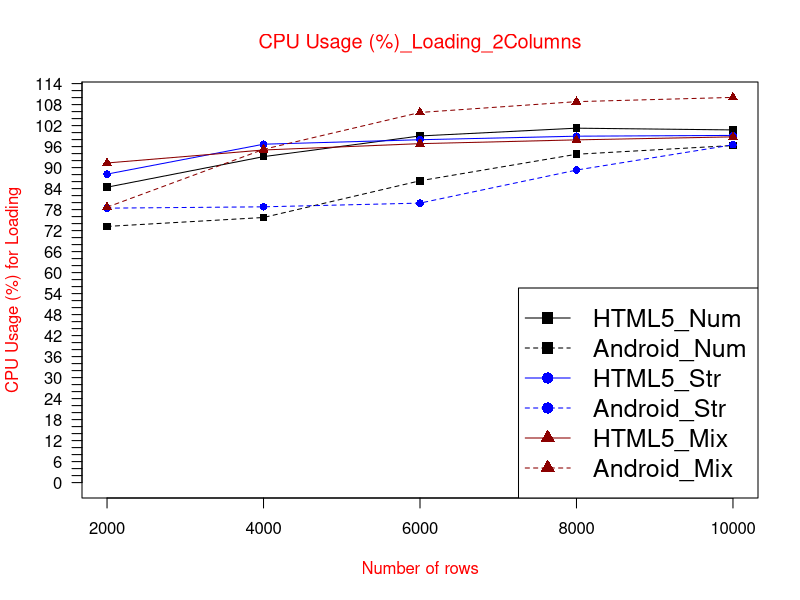

This figure's R source:
data <- read.table("CU(percent)loading2col.txt", header = TRUE)

max_y <- max(data)
plot_colors <- c("black", "blue", "red4")
png(filename="CU(percent)loading2col.png", height = 1000, width = 1450, bg = "white")
plot(data$HTML5_Num, type = "o", col = plot_colors[1], pch=15,  ylim=c(0,max_y), axes=FALSE, ann=FALSE)
axis(1, at=1:5, lab=c("2000", "4000", "6000", "8000", "10000"))
axis(2, las=1, at=2.0*0:max_y, cex.axis = 1)

box()
lines(data$Android_Num, type="o", pch=15, lty=2, col=plot_colors[1])
lines(data$HTML5_Str, type="o", pch=16, lty=1,  col=plot_colors[2])
lines(data$Android_Str, type="o", pch=16, lty=2,  col=plot_colors[2])   
lines(data$HTML5_Mix, type="o", pch=17, lty=1, col=plot_colors[3])
lines(data$Android_Mix, type="o", pch=17, lty=2,   col=plot_colors[3])

title(main="CPU Usage (%)_Loading_2Columns", col.main="red", font.main=6)
title(xlab= "Number of rows", col.lab="red")
title(ylab= "CPU Usage (%) for Loading", col.lab="red")
legend('bottomright', max_y, names(data), cex=1.5, col=c("black", "black","blue", "blue","red4","red4"), pch=c(15,15,16,16,17,17), lty=c(1,2,1,2,1,2));


dev.off()
